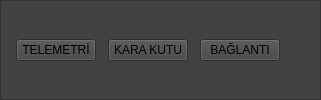
           <widget class="QFrame" name="menu_frame">
            <property name="sizePolicy">
             <sizepolicy hsizetype="Minimum" vsizetype="Maximum">
              <horstretch>0</horstretch>
              <verstretch>0</verstretch>
             </sizepolicy>
            </property>
            <property name="styleSheet">
             <string notr="true">background-color: rgb(66, 66, 66);</string>
            </property>
            <property name="frameShape">
             <enum>QFrame::StyledPanel</enum>
            </property>
            <property name="frameShadow">
             <enum>QFrame::Raised</enum>
            </property>
            <layout class="QHBoxLayout" name="horizontalLayout_7">
             <property name="spacing">
              <number>12</number>
             </property>
             <property name="leftMargin">
              <number>15</number>
             </property>
             <property name="topMargin">
              <number>0</number>
             </property>
             <property name="rightMargin">
              <number>0</number>
             </property>
             <property name="bottomMargin">
              <number>0</number>
             </property>
             <item>
              <widget class="QPushButton" name="controller_btn">
               <property name="text">
                <string>TELEMETRİ</string>
               </property>
              </widget>
             </item>
             <item>
              <widget class="QPushButton" name="kara_kutu_btn">
               <property name="text">
                <string>KARA KUTU</string>
               </property>
              </widget>
             </item>
             <item>
              <widget class="QPushButton" name="Baglanti_page_btn">
               <property name="text">
                <string>BAĞLANTI</string>
               </property>
              </widget>
             </item>
             <item>
              <spacer name="menu_frma_spacer">
               <property name="orientation">
                <enum>Qt::Horizontal</enum>
               </property>
               <property name="sizeHint" stdset="0">
                <size>
                 <width>40</width>
                 <height>20</height>
                </size>
               </property>
              </spacer>
             </item>
            </layout>
           </widget>
